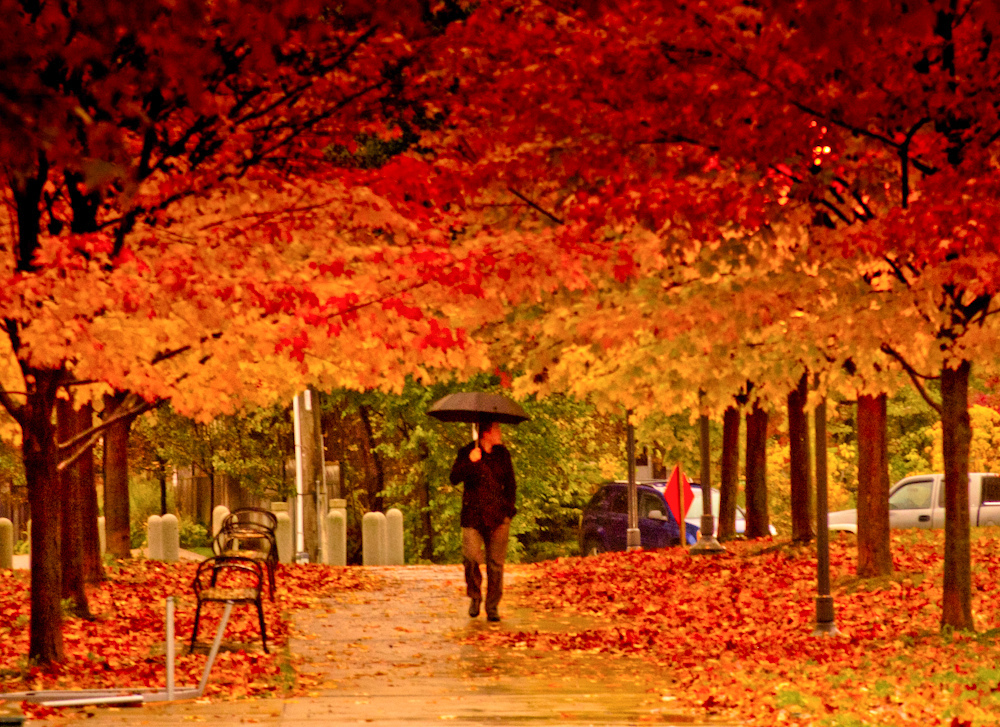
#> input picture CompetitionSTI/Vision/Tutorials/images/autumn.jpg, 1000 x 727 px
$ python pic_manipulation.py --image images/autumn.jpg
#> lines starting #> are read from the running program, lines starting #| are printed output that depends on the picture
# import the necessary packages
import cv2
import argparse

# construct the argument parser and parse the arguments
ap = argparse.ArgumentParser()
ap.add_argument("-i", "--image", required = True,
	help = "Path to the image to be scanned")
args = vars(ap.parse_args())

# load the image and show it
image = cv2.imread(args["image"])
#> image is the input picture: shape (727, 1000, 3); mean B, G, R 13.8, 60.9, 164.3
cv2.imshow("original", image)
cv2.waitKey(0)

print (image.shape)	#rows x columns x channels (r-g-b). rows = height, columns = width
#| (727, 1000, 3)

# we need to keep in mind aspect ratio so the image does
# not look skewed or distorted -- therefore, we calculate
# the ratio of the new image to the old image
r = 100.0 / image.shape[1]
#> r = 0.1
dim = (100, int(image.shape[0] * r))	#dim = (new width, new height)
#> dim = (100, 72)

# perform the actual resizing of the image and show it
resized = cv2.resize(image, dim, interpolation = cv2.INTER_AREA)
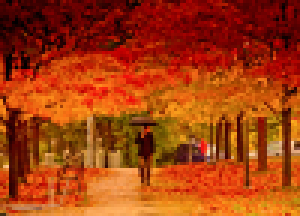
#> resized: shape (72, 100, 3) (shown 3 times larger); mean B, G, R 13.8, 60.9, 164.3
cv2.imshow("resized", resized)
cv2.waitKey(0)

# grab the dimensions of the image and calculate the center of the image
(h, w) = image.shape[:2]
#> h = 727; w = 1000
center = (w / 2, h / 2)
#> center = (500, 363.5)

# rotate the image by 180 degrees
M = cv2.getRotationMatrix2D(center, 180, 1.0)		#Pt around which we rotate, degrees of rotation, scaling factor)
rotated = cv2.warpAffine(image, M, (w, h))
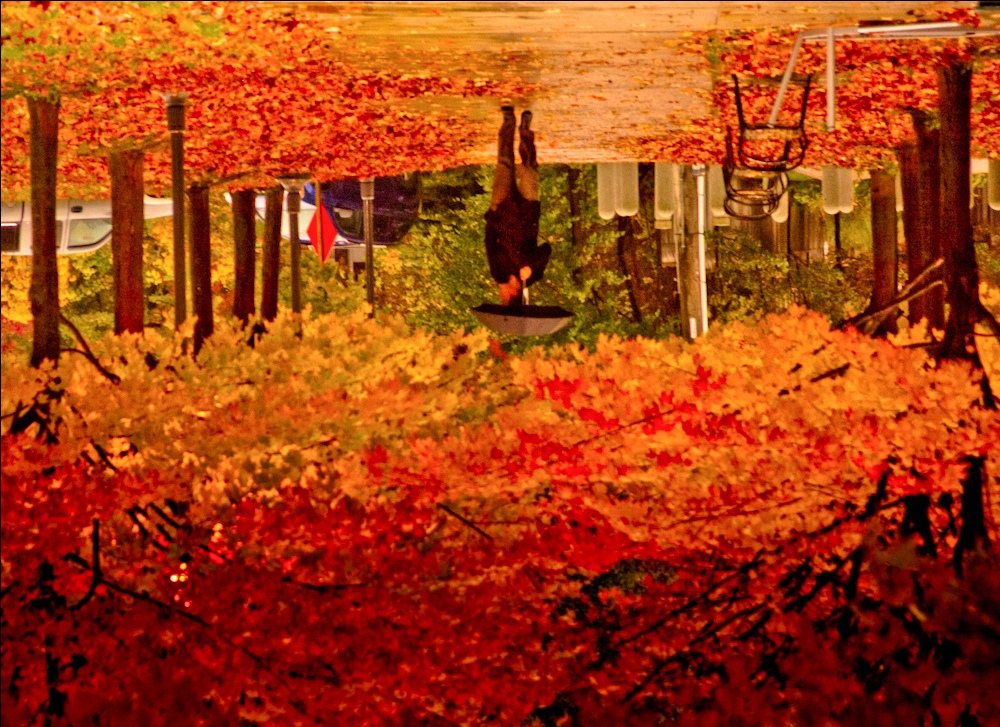
#> rotated: shape (727, 1000, 3); mean B, G, R 13.8, 60.8, 164
cv2.imshow("rotated", rotated)
cv2.waitKey(0)

# crop the image using array slices -- it's a NumPy array after all!
cropped = image[70:170, 440:540]	#startY:endY, startX:endX
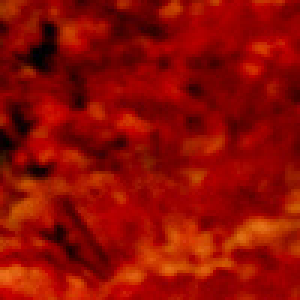
#> cropped: shape (100, 100, 3) (shown 3 times larger); mean B, G, R 1.5, 11, 144.1
cv2.imshow("cropped", cropped)
cv2.waitKey(0)

# write the cropped image to disk in PNG format
cv2.imwrite("/images/thumbnail.png", cropped)

$ run again, on CompetitionSTI/Vision/Tutorials/images/ocean_day.jpg
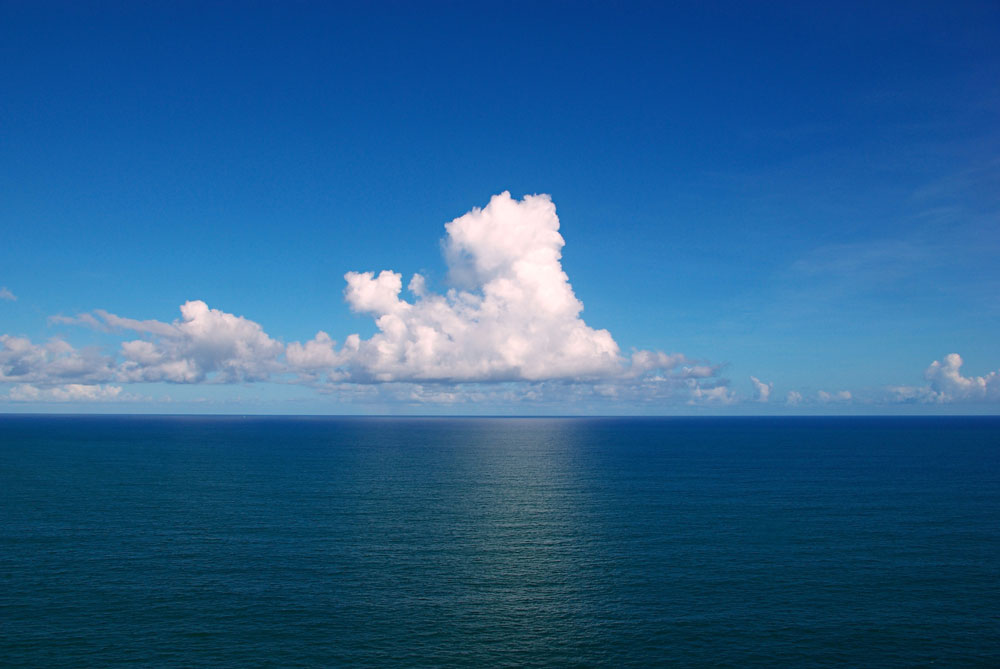
#> input picture CompetitionSTI/Vision/Tutorials/images/ocean_day.jpg, 1000 x 669 px
#> image is the input picture: shape (669, 1000, 3); mean B, G, R 143.2, 96.6, 41.3
#| (669, 1000, 3)
#> `rotated = cv2.warpAffine(image, M, (w, h))`:
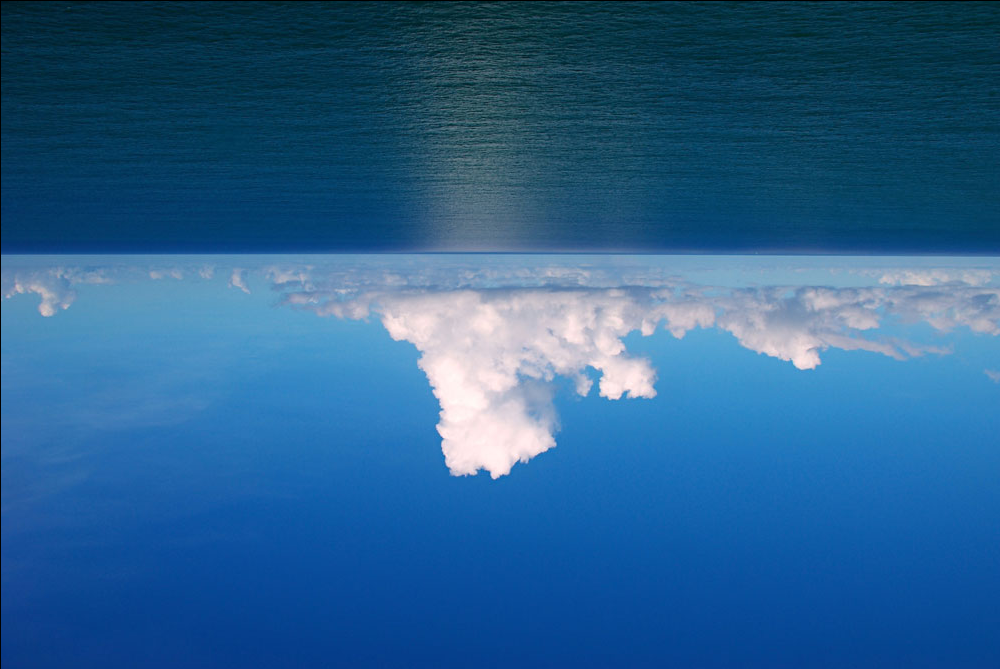
#> rotated: shape (669, 1000, 3); mean B, G, R 142.8, 96.4, 41.3
#> `cropped = image[70:170, 440:540]`:
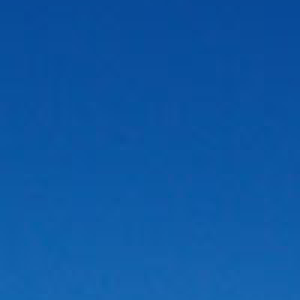
#> cropped: shape (100, 100, 3) (shown 3 times larger); mean B, G, R 163.2, 86.7, 12.6

$ run again, on CompetitionSTI/Vision/Tutorials/images/ocean_sunset.jpg
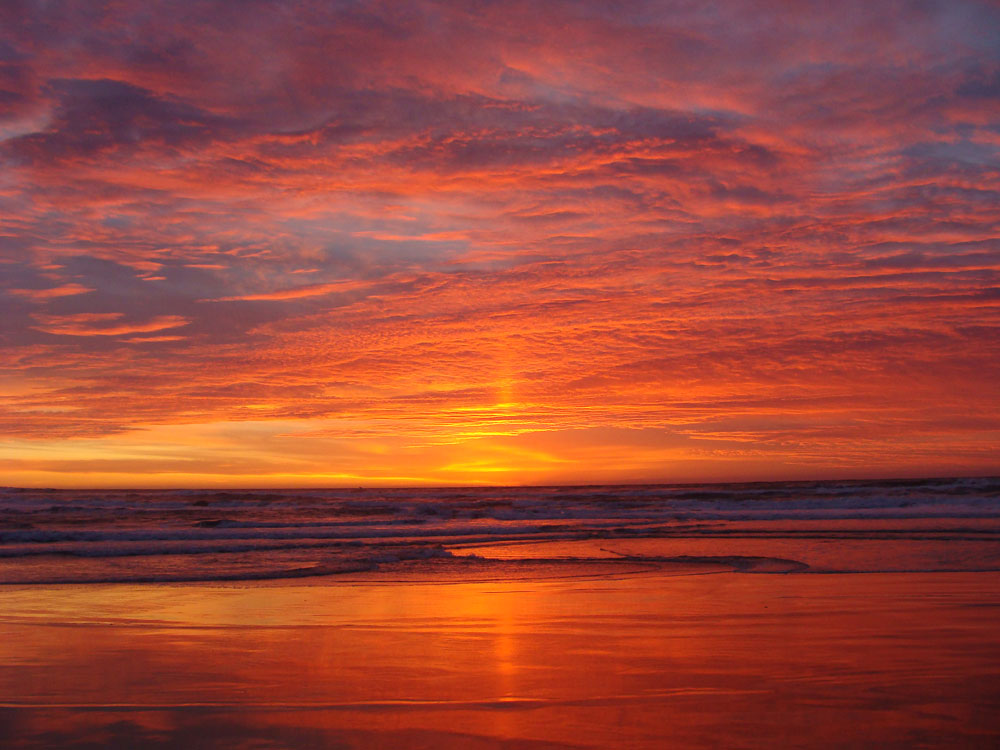
#> input picture CompetitionSTI/Vision/Tutorials/images/ocean_sunset.jpg, 1000 x 750 px
#> image is the input picture: shape (750, 1000, 3); mean B, G, R 57, 70.1, 152.7
#| (750, 1000, 3)
#> `rotated = cv2.warpAffine(image, M, (w, h))`:
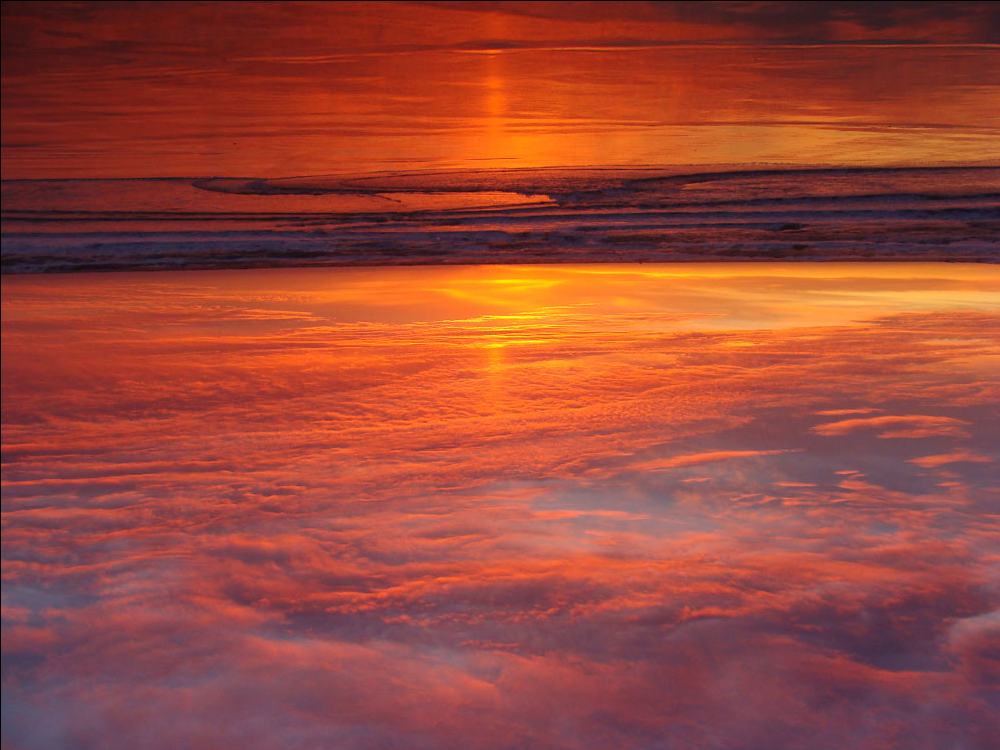
#> rotated: shape (750, 1000, 3); mean B, G, R 56.8, 70, 152.4
#> `cropped = image[70:170, 440:540]`:
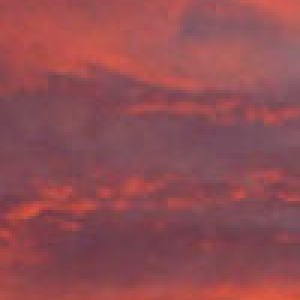
#> cropped: shape (100, 100, 3) (shown 3 times larger); mean B, G, R 82.5, 76.6, 145.7
